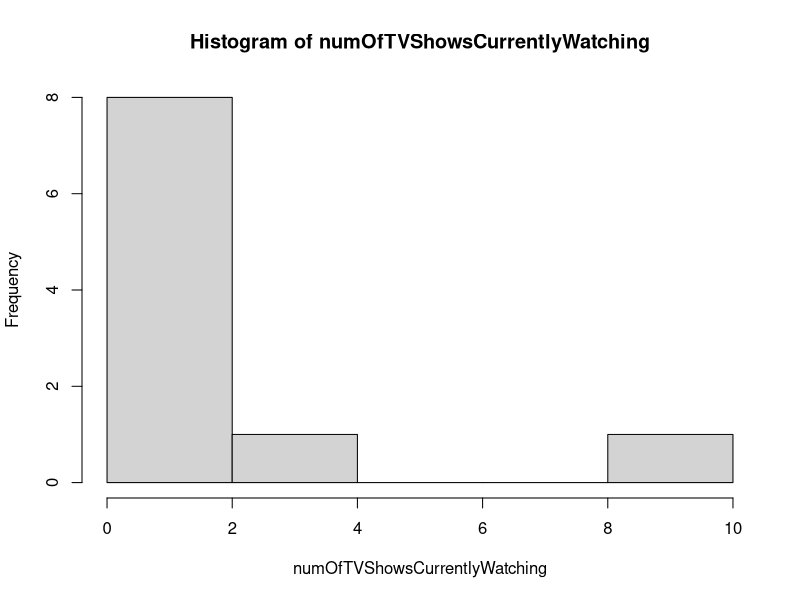

Here is the R script that generated this plot:
## ---- chunk 1
knitr::opts_chunk$set(echo = TRUE)
## ---- chunk 2
unitsTakenVector = c(15, 11, 13, 14, 14, 13, 16, 14, 16, 15)

meanUnitsTaken = mean(unitsTakenVector)
modeUnitsTaken = 14
medianUnitsTaken = median(unitsTakenVector)
rangeUnitsTaken = diff(range(unitsTakenVector))
SDUnitsTaken = sd(unitsTakenVector)

Q1 <- quantile(unitsTakenVector, 0.25)
Q3 <- quantile(unitsTakenVector, 0.75)
IQR <- Q3 - Q1

lower_bound <- Q1 - 1.5 * IQR
upper_bound <- Q3 + 1.5 * IQR
## ---- chunk 3
numOfTVShowsCurrentlyWatching = c(1, 2, 2, 0, 3, 1, 1, 9, 1, 2)

meanNumOfTVShows = mean(numOfTVShowsCurrentlyWatching)
modeNumOfTVShows = 1
medianNumOfTVShows = median(numOfTVShowsCurrentlyWatching)
rangeNumOfTVShows = diff(range(numOfTVShowsCurrentlyWatching))
SDNumOfTVShows = sd(numOfTVShowsCurrentlyWatching)

Q1 <- quantile(numOfTVShowsCurrentlyWatching, 0.25)
Q3 <- quantile(numOfTVShowsCurrentlyWatching, 0.75)
IQR <- Q3 - Q1

lower_bound <- Q1 - 1.5 * IQR
upper_bound <- Q3 + 1.5 * IQR
## ---- chunk 4
numOfTVShowsCurrentlyWatching = c(1, 2, 2, 0, 3, 1, 1, 9, 1, 2)

hist(numOfTVShowsCurrentlyWatching)
